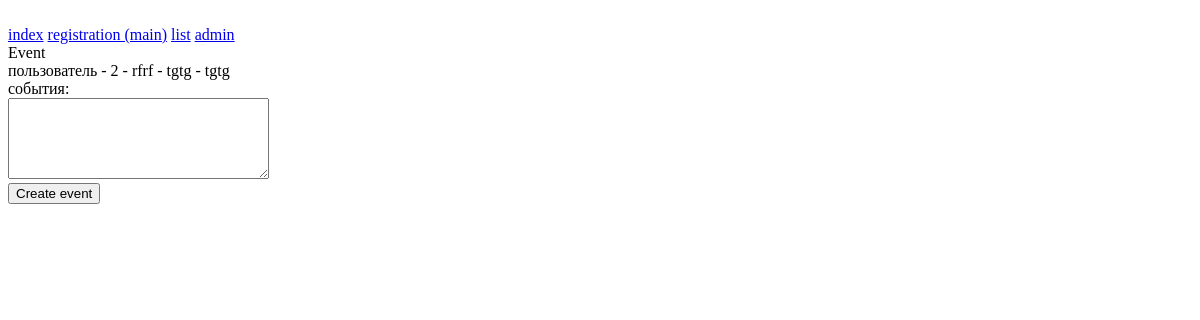
Before: /main/2/event with the older database file.
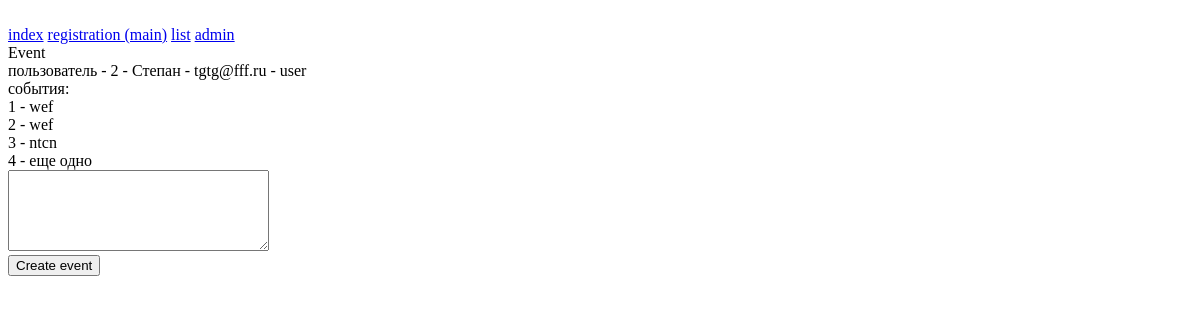
After: the same page with the newer database file.
### main/models.py (models this page shows, shortened)
class Employee(models.Model):
    id = models.AutoField(primary_key=True)
    name = models.CharField('Имя пользователя', max_length = 100)
    mail = models.CharField('Почта', max_length = 200)
    status = models.CharField('Статус', max_length = 100)
    class Meta:
        verbose_name = 'Сотрудники'
        verbose_name_plural = 'Сотрудники'

class Event(models.Model):
    employee = models.ForeignKey(Employee, on_delete = models.CASCADE)
    message = models.TextField('Текст сообщения')
    class Meta:
        verbose_name = 'События'
        verbose_name_plural = 'События'

### main/views.py (the view, shortened to what this page needs)
# urls.py: path('<int:user_id>/event', views.event, name = 'event'),
def event(request, user_id):
    user_objects = Employee.objects.raw('SELECT * FROM main_employee WHERE id = %s', [user_id])
    events = Event.objects.raw('SELECT * FROM main_event WHERE employee_id = %s', [user_id])
    return render(request, 'main/event.html', {'user_objects': user_objects, 'events': events, 'key': RECAPTCHA_SITE_KEY_V3})

### django_test_1/templates/main/event.html (shortened to what this page needs)
{%extends "layout.html"%}
{%block content%}
<head>
</head>
  Event<br>
  пользователь - {{user_objects.0.id}} - {{user_objects.0.name}} - {{user_objects.0.mail}} - {{user_objects.0.status}}<br>
  события:<br>
  {% for event in events %}
  {{ forloop.counter }} - {{event.message}}<br>
  {%endfor%}
  <form action="{% url 'main:event' user_objects.0.id %}" method="post" onclick="onClick()">
    <textarea name="event" rows="5" cols="30" maxlength="50"></textarea><br>
    <button type="submit">Create event</button>
  </form>
{%endblock%}

Changed rows visible on the page:
changed Employee id 2: name "rfrf" → "Степан"; mail "tgtg" → "tgtg@fff.ru"; status "tgtg" → "user"
added Event: message "wef"
added Event: message "wef"
added Event: message "ntcn"
added Event: message "еще одно"
